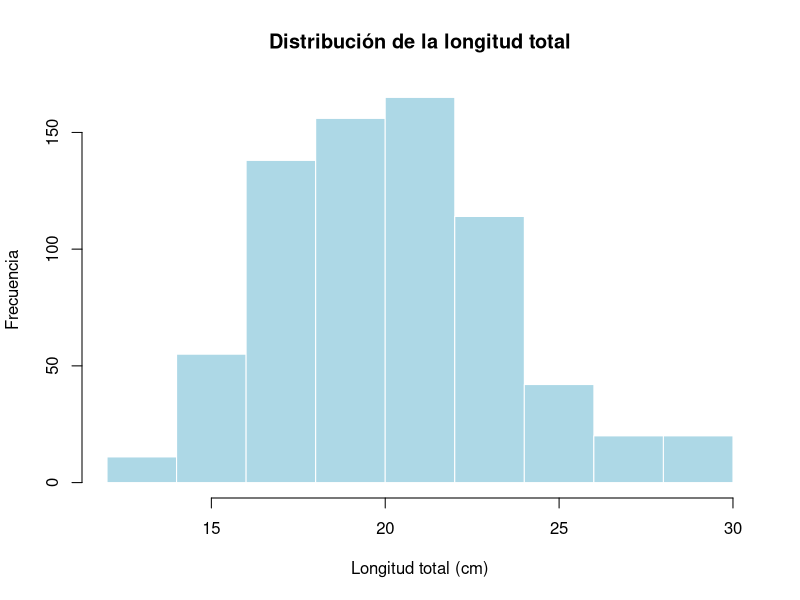

Recreate this plot in R.
## ---- chunk 1

library(readxl)

datos_mugil <- read_excel("Datos mugil.xlsx")

head(datos_mugil, 5)

## ---- chunk 2

hist(datos_mugil$CT,
     main = "Distribución de la longitud total",
     xlab = "Longitud total (cm)",
     ylab = "Frecuencia",
     col = "lightblue",
     border = "white")

## ---- chunk 3
# Función para calcular la media
calcular_media <- function(x) {  mean(x, na.rm = TRUE)}

# Aplicar la función a la longitud total
calcular_media(datos_mugil$CT)
## ---- chunk 4
calcular_rango <- function(x) {  range(x, na.rm = TRUE)}

calcular_rango(datos_mugil$CT)
